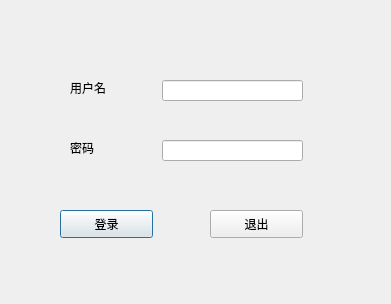
<?xml version="1.0" encoding="UTF-8"?>
<ui version="4.0">
 <class>Adminjudge</class>
 <widget class="QDialog" name="Adminjudge">
  <property name="geometry">
   <rect>
    <x>0</x>
    <y>0</y>
    <width>391</width>
    <height>304</height>
   </rect>
  </property>
  <property name="windowTitle">
   <string>Dialog</string>
  </property>
  <widget class="QLineEdit" name="adminname">
   <property name="geometry">
    <rect>
     <x>162</x>
     <y>80</y>
     <width>141</width>
     <height>21</height>
    </rect>
   </property>
  </widget>
  <widget class="QLineEdit" name="adminpassword">
   <property name="geometry">
    <rect>
     <x>162</x>
     <y>140</y>
     <width>141</width>
     <height>21</height>
    </rect>
   </property>
  </widget>
  <widget class="QLabel" name="label">
   <property name="geometry">
    <rect>
     <x>70</x>
     <y>80</y>
     <width>72</width>
     <height>15</height>
    </rect>
   </property>
   <property name="text">
    <string>用户名</string>
   </property>
  </widget>
  <widget class="QLabel" name="label_2">
   <property name="geometry">
    <rect>
     <x>70</x>
     <y>140</y>
     <width>72</width>
     <height>15</height>
    </rect>
   </property>
   <property name="text">
    <string>密码</string>
   </property>
  </widget>
  <widget class="QPushButton" name="adminloginbtn">
   <property name="geometry">
    <rect>
     <x>60</x>
     <y>210</y>
     <width>93</width>
     <height>28</height>
    </rect>
   </property>
   <property name="text">
    <string>登录</string>
   </property>
  </widget>
  <widget class="QPushButton" name="adminexitbtn">
   <property name="geometry">
    <rect>
     <x>210</x>
     <y>210</y>
     <width>93</width>
     <height>28</height>
    </rect>
   </property>
   <property name="text">
    <string>退出</string>
   </property>
  </widget>
 </widget>
 <resources/>
 <connections>
  <connection>
   <sender>adminexitbtn</sender>
   <signal>clicked()</signal>
   <receiver>Adminjudge</receiver>
   <slot>close()</slot>
   <hints>
    <hint type="sourcelabel">
     <x>256</x>
     <y>223</y>
    </hint>
    <hint type="destinationlabel">
     <x>199</x>
     <y>149</y>
    </hint>
   </hints>
  </connection>
 </connections>
</ui>
